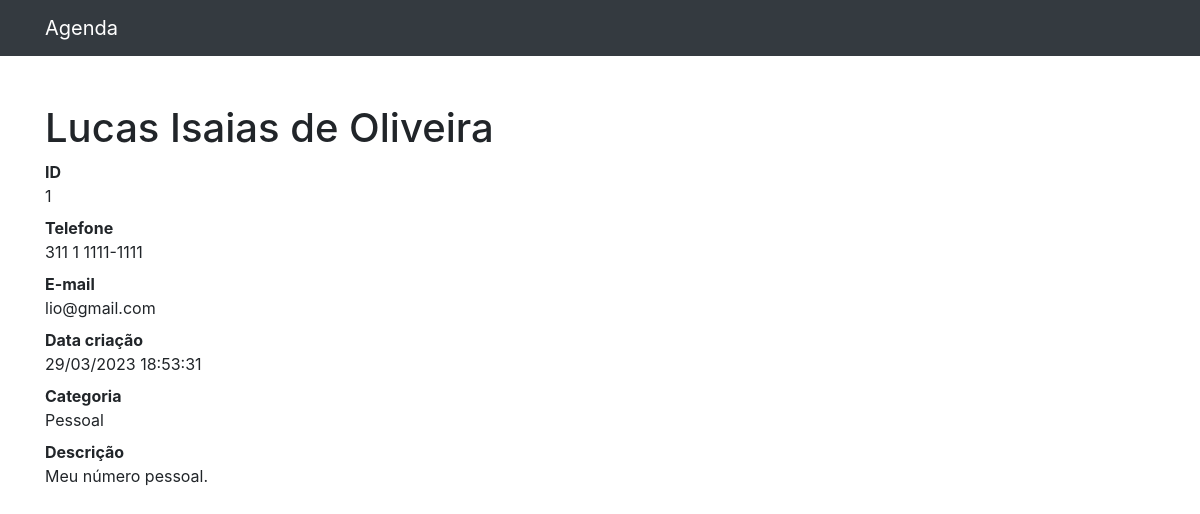
The page /1 on the database its author committed.
### contatos/models.py (models this page shows, shortened)
class Contato(models.Model):
    nome = models.CharField(max_length=255)
    sobrenome = models.CharField(max_length=255, blank=True)
    telefone = models.CharField(max_length=255)
    email = models.CharField(max_length=255, blank=True)
    data_criacao = models.DateTimeField(default=timezone.now)
    descricao = models.TextField(blank=True)
    categoria = models.ForeignKey(Categoria, on_delete=models.DO_NOTHING)
    mostrar = models.BooleanField(default=True)

class Categoria(models.Model):
    nome = models.CharField(max_length=255)
    def __str__(self):
        return self.nome

### contatos/views.py (the view)
# urls.py: path("<int:contato_id>", views.ver_contato, name="ver_contato"),
def ver_contato(request, contato_id):
    contato = get_object_or_404(Contato, id=contato_id)
    return render(
        request,
        "contatos/ver_contato.html",
        {"contato": contato},  # Passo a chave e o valor (contém todos os dados).
    )

### contatos/templates/contatos/ver_contato.html
{% extends 'base.html'%}
{%block conteudo%}
<h1 class="mt-5">{{ contato.nome }} {{ contato.sobrenome }}</h1>
        <dl>
          <dt>ID</dt>
          <dd>{{ contato.id }}</dd>
          <dt>Telefone</dt>
          <dd>3{{ contato.telefone }}</dd>
          <dt>E-mail</dt>
          <dd>{{ contato.email }}</dd>
          <dt>Data criação</dt>
          <dd>{{ contato.data_criacao|date:'d/m/Y H:i:s' }}</dd>
          <dt>Categoria</dt>
          <dd>{{ contato.categoria }}</dd>
          <dt>Descrição</dt>
          <dd>
           {{ contato.descricao }}
          </dd>
        </dl>
{%endblock%}

### rows shown on the page
Contato: nome "Lucas", sobrenome "Isaias de Oliveira", id "1", telefone "11 1 1111-1111", email "lio@gmail.com", data_criacao "29/03/2023 18:53:31", categoria "Pessoal", descricao "Meu número pessoal."
